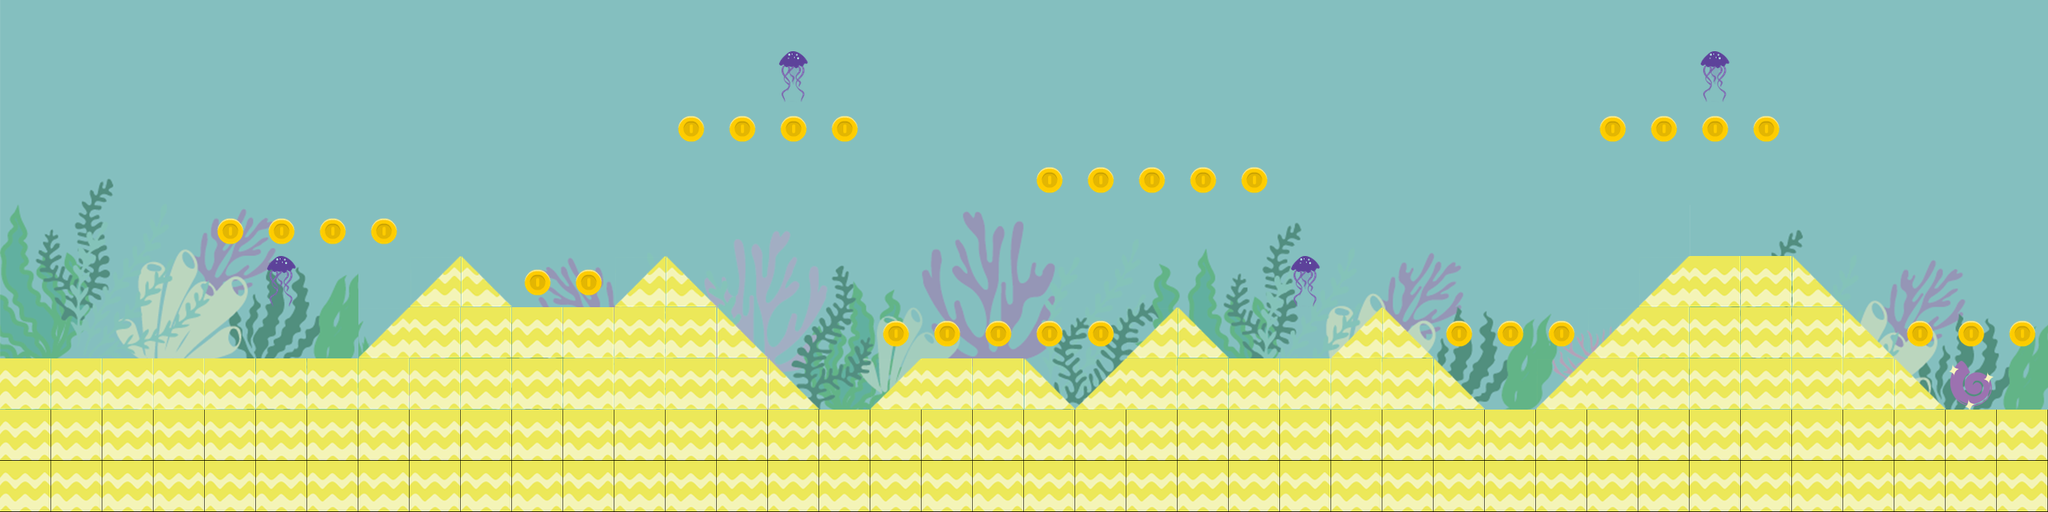

The image is a tile-based game level rendered from a .tmx file. Its description and source (layers, tilesets, objects; grid data summarised) follow:
An orthogonal 40x10 tile map with 64x64 px tiles, 5 tile layers (backgroundLayer, elementLayer, coinLayer, groundLayer, ...), 5 tilesets.

<map version="1.2" tiledversion="2019.08.14" orientation="orthogonal" renderorder="right-down" compressionlevel="0" width="40" height="10" tilewidth="64" tileheight="64" infinite="0" nextlayerid="11" nextobjectid="1">
 <tileset firstgid="1" name="gameelements" tilewidth="64" tileheight="64" tilecount="9" columns="3">
  <image source="gameelements.png" width="192" height="192" />
 </tileset>
 <tileset firstgid="10" name="coinGold" tilewidth="64" tileheight="64" tilecount="1" columns="1">
  <image source="coinGold.png" width="64" height="64" />
 </tileset>
 <tileset firstgid="11" name="new" tilewidth="64" tileheight="64" tilecount="6" columns="2">
  <image source="new.png" width="128" height="192" />
  <tile id="0">
   <properties>
    <property name="ground" type="bool" value="true" />
   </properties>
  </tile>
  <tile id="1">
   <properties>
    <property name="ground" type="bool" value="true" />
   </properties>
  </tile>
  <tile id="2">
   <properties>
    <property name="ground" type="bool" value="true" />
   </properties>
  </tile>
  <tile id="3">
   <properties>
    <property name="ground" type="bool" value="true" />
   </properties>
  </tile>
  <tile id="4">
   <properties>
    <property name="ground" type="bool" value="true" />
   </properties>
  </tile>
 </tileset>
 <tileset firstgid="17" name="background2" tilewidth="64" tileheight="64" tilecount="400" columns="40">
  <image source="background2.png" width="2560" height="640" />
 </tileset>
 <tileset firstgid="417" name="lostShell" tilewidth="64" tileheight="64" tilecount="1" columns="1">
  <image source="lostShell.png" width="64" height="64" />
 </tileset>
 <layer id="9" name="backgroundLayer" width="40" height="10">
  <data>[400 cells, 320 non-empty, 212 distinct tile ids]</data>
 </layer>
 <layer id="5" name="elementLayer" width="40" height="10">
  <data>[400 cells, 4 non-empty, 1 distinct tile ids]</data>
 </layer>
 <layer id="1" name="coinLayer" width="40" height="10" offsetx="-0.228543" offsety="-0.0431526">
  <data>[400 cells, 30 non-empty, 1 distinct tile ids]</data>
 </layer>
 <layer id="2" name="groundLayer" width="40" height="10" offsetx="0" offsety="-0.0363216">
  <data>[400 cells, 142 non-empty, 3 distinct tile ids]</data>
 </layer>
 <layer id="8" name="shellLayer" width="40" height="10">
  <data>[400 cells, 1 non-empty, 1 distinct tile ids]</data>
 </layer>
</map>